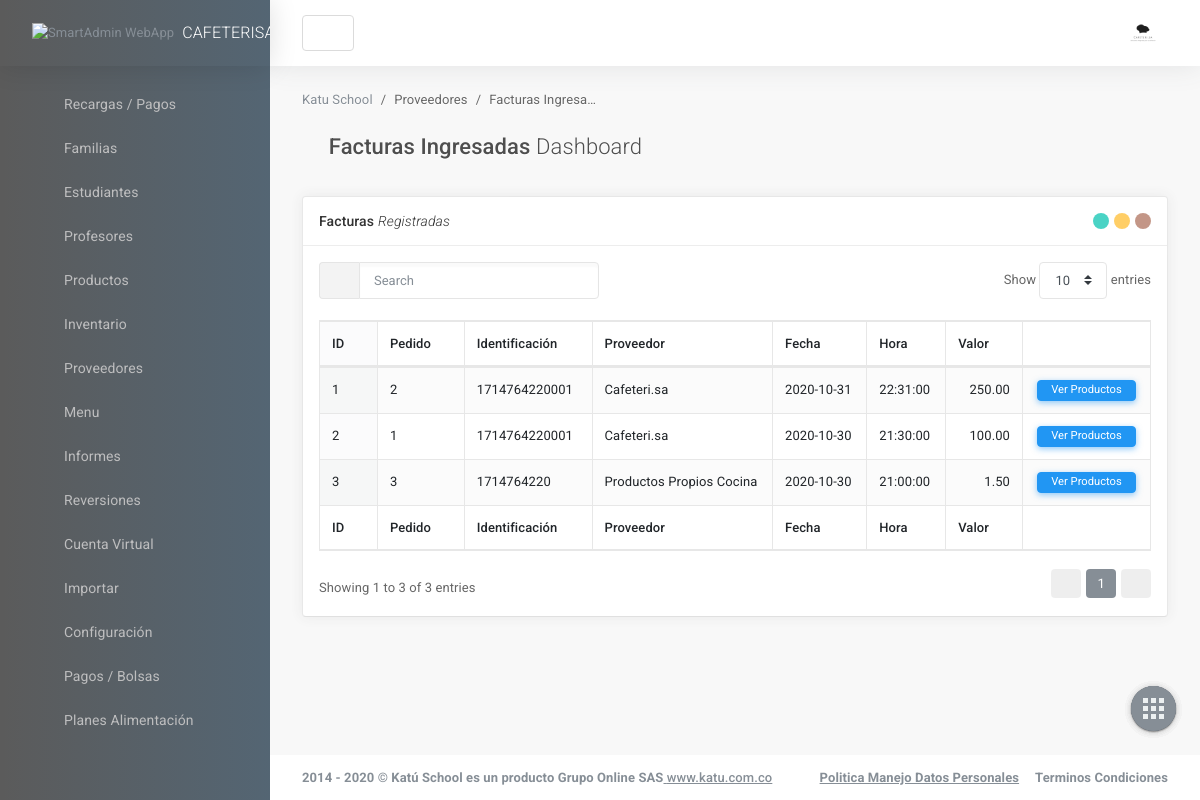
The app's page /facturasProveedorIngresadas.php with its own data.
### tables this page shows
CREATE TABLE compras_proveedor (
	id_compra_proveedor   			int(255) auto_increment not null,
	id_proveedor  		int(255) not null,
	id_producto 		int(255) not null,
	precio_compra  		float(200,2) not null,
	cantidad_compra		int(255) not null,
	fecha_compra		date not null,
	hora_compra			time not null,
	CONSTRAINT pk_compras_proveedor PRIMARY KEY(id_compra_proveedor),
	CONSTRAINT fk_compra_producto FOREIGN KEY(id_producto) REFERENCES productos(id_producto),
	CONSTRAINT fk_compra_proveedor FOREIGN KEY(id_proveedor) REFERENCES proveedores(id_proveedor)
);

CREATE TABLE proveedores (
	id_proveedor		int(255) auto_increment not null,
	codigo_proveedor 	varchar(100) not null,
	nombre_proveedor	varchar(100),
	vendedor_proveedor	varchar(100),
	telefono_proveedor	varchar(100),
	email_proveedor		varchar(255),
	CONSTRAINT pk_proveedores PRIMARY KEY(id_proveedor)
);

### include/helpers.php (called while the page is built, shortened)
<?php
	function conseguir_compras_proveedor($conexion, $codigoProveedor = null){
		$sql = "SELECT id_compra_proveedor AS CODIGO, cp.id_proveedor AS ID_PROVEEDOR, pr.codigo_proveedor AS IDENTIFICACION, pr.nombre_proveedor AS NOMBRE_PROVEEDOR, precio_compra AS COSTO, cantidad_compra AS CANTIDAD, fecha_compra AS FECHA, hora_compra AS HORA, p.titulo_producto AS DESCRIPCION_PRODUCTO FROM compras_proveedor cp INNER JOIN productos p ON cp.id_producto = p.id_producto INNER JOIN proveedores pr ON cp.id_proveedor = pr.id_proveedor ORDER BY fecha_compra DESC";
		$compras_proveedor = mysqli_query($conexion, $sql);
		$result = array();
		if ($compras_proveedor && mysqli_num_rows($compras_proveedor) >=1) {
			$result = $compras_proveedor;
		}
		return $result;
	}
?>

### facturasProveedorIngresadas.php (the view, shortened to what this page needs)
<?php
require_once 'include/cabecera.php';
require_once 'include/helpers.php';
require_once 'include/conexion.php';
?>
                    <main id="js-page-content" role="main" class="page-content">
    <ol class="breadcrumb page-breadcrumb">
        <li class="breadcrumb-item"><a href="javascript:void(0);">Katu School</a></li>
        <li class="breadcrumb-item">Proveedores</li>
        <li class="breadcrumb-item">Facturas Ingresadas</li>
    </ol>
    <div class="subheader">
        <h1 class="subheader-title">
            <i class='subheader-icon fal fa-home'></i> Facturas Ingresadas <span class='fw-300'>Dashboard</span>
        </h1>
  </div>
  <div class="row">
      <div class="col-xl-12">
          <div id="panel-1" class="panel">
              <div class="panel-hdr">
                  <h2>
                      Facturas <span class="fw-300"><i>Registradas</i></span>
                  </h2>
                  <div class="panel-toolbar">
                    <button class="btn btn-panel" data-action="panel-collapse" data-toggle="tooltip" data-offset="0,10" data-original-title="Minimizar"></button>
                    <button class="btn btn-panel" data-action="panel-fullscreen" data-toggle="tooltip" data-offset="0,10" data-original-title="Pantalla Completa"></button>
                    <button class="btn btn-panel" data-action="panel-close" data-toggle="tooltip" data-offset="0,10" data-original-title="Cerrar"></button>                  </div>
              </div>
              <div class="panel-container show">
                  <div class="panel-content">
                      <table id="dt-basic-example" class="table table-bordered table-hover table-striped w-100">
                          <thead>
                              <tr>
                                  <th>ID</th>
                                  <th>Pedido</th>
                                  <th>Identificaci&oacute;n</th>
                                  <th>Proveedor</th>
                                  <th>Fecha</th>
                                  <th>Hora</th>
                                  <th>Valor</th>
                                  <th>&nbsp;</th>
                              </tr>
                          </thead>
                          <tbody>
<?php
$contador = 0;
    $compras_proveedores = conseguir_compras_proveedor($db);
    if(!empty($compras_proveedores) && mysqli_num_rows($compras_proveedores) >= 1):
        while($compra_proveedor = mysqli_fetch_assoc($compras_proveedores)):
            $contador++;
?>
<tr>
                                  <td><?=$contador?></td>
                                  <td><?=$compra_proveedor['CODIGO']?></td>
                                  <td><?=$compra_proveedor['IDENTIFICACION']?></td>
                                  <td><?=$compra_proveedor['NOMBRE_PROVEEDOR']?></td>
                                  <td><?=$compra_proveedor['FECHA']?></td>
                                  <td><?=$compra_proveedor['HORA']?></td>
                                  <td align="right"><?=$compra_proveedor['COSTO']?></td>
                                  <td align="center"><button type="button" class="btn btn-xs btn-info" data-toggle="modal" data-target="#modalProductos<?=$compra_proveedor['CODIGO']?>">Ver Productos</button></td>
                              </tr>
<?php
        endwhile;
    endif;
?>
</tbody>
                          <tfoot>
                              <tr>
                                <th>ID</th>
                                <th>Pedido</th>
                                <th>Identificaci&oacute;n</th>
                                <th>Proveedor</th>
                                <th>Fecha</th>
                                <th>Hora</th>
                                <th>Valor</th>
                                <th>&nbsp;</th>
                              </tr>
                          </tfoot>
                      </table>
                  </div>
              </div>
          </div>
      </div>
  </div>
</main>
                    <footer class="page-footer" role="contentinfo">
    <div class="d-flex align-items-center flex-1 text-muted">
        <span class="hidden-md-down fw-700">2014 - 2020 © Kat&uacute; School es un producto Grupo Online SAS<a href='https://www.katu.com.co' class='text-primary fw-500' title='gotbootstrap.com' target='_blank'> www.katu.com.co</a></span>
    </div>
    <div>
        <ul class="list-table m-0">
            <li><a href="https://www.katu.com.co/docs/politicaManejoDatosPersonales.pdf" target="_blank"class="text-secondary fw-700">Politica Manejo Datos Personales</a></li>
            <li class="pl-3"><a href="https://www.katu.com/docs/terminosCondiciones.pdf" class="text-secondary fw-700">Terminos Condiciones</a></li>
            </ul>
    </div>
</footer>
                </div>
            </div>
        </div>
<nav class="shortcut-menu d-none d-sm-block">
    <label for="menu_open" class="menu-open-button ">
        <span class="app-shortcut-icon d-block"></span>
    </label>
    <a href="#" class="menu-item btn" data-toggle="tooltip" data-placement="left" title="Scroll Incio">
    </a>
    <a href="salir.php" class="menu-item btn" data-toggle="tooltip" data-placement="left" title="Salir">
    </a>
    <a href="#" class="menu-item btn" data-action="app-fullscreen" data-toggle="tooltip" data-placement="left" title="Pantalla Completa">
    </a>
    <a href="#" class="menu-item btn" data-action="app-print" data-toggle="tooltip" data-placement="left" title="Imprimir Pagina">
    </a>
</nav>
    </body>
</html>

### css/datagrid/datatables/datatables.bundle.css (style rules this page uses)
table.dataTable { clear: both; margin-top: 6px !important; margin-bottom: 6px !important; max-width: none !important; border-collapse: separate !important; border-spacing: 0; }
table.dataTable td, table.dataTable th { -webkit-box-sizing: content-box; box-sizing: content-box; }
table.dataTable thead > tr > th.sorting_asc, table.dataTable thead > tr > th.sorting_desc, table.dataTable thead > tr > th.sorting, table.dataTable thead > tr > td.sorting_asc, table.dataTable thead > tr > td.sorting_desc, table.dataTable thead > tr > td.sorting { padding-right: 30px; }
table.dataTable thead .sorting, table.dataTable thead .sorting_asc, table.dataTable thead .sorting_desc, table.dataTable thead .sorting_asc_disabled, table.dataTable thead .sorting_desc_disabled { cursor: pointer; position: relative; }
table.dataTable thead .sorting:before, table.dataTable thead .sorting:after, table.dataTable thead .sorting_asc:before, table.dataTable thead .sorting_asc:after, table.dataTable thead .sorting_desc:before, table.dataTable thead .sorting_desc:after, table.dataTable thead .sorting_asc_disabled:before, table.dataTable thead .sorting_asc_disabled:after, table.dataTable thead .sorting_desc_disabled:before, table.dataTable thead .sorting_desc_disabled:after { position: absolute; bottom: 0.9em; display: block; opacity: 0.3; }
table.dataTable thead .sorting:before, table.dataTable thead .sorting_asc:before, table.dataTable thead .sorting_desc:before, table.dataTable thead .sorting_asc_disabled:before, table.dataTable thead .sorting_desc_disabled:before { right: 1em; content: "\2191"; }
table.dataTable thead .sorting:after, table.dataTable thead .sorting_asc:after, table.dataTable thead .sorting_desc:after, table.dataTable thead .sorting_asc_disabled:after, table.dataTable thead .sorting_desc_disabled:after { right: 0.5em; content: "\2193"; }
table.dataTable thead .sorting_asc:before, table.dataTable thead .sorting_desc:after { opacity: 1; }
table.table-bordered.dataTable th, table.table-bordered.dataTable td { border-left-width: 0; }
table.table-bordered.dataTable th:last-child, table.table-bordered.dataTable th:last-child, table.table-bordered.dataTable td:last-child, table.table-bordered.dataTable td:last-child { border-right-width: 0; }
table.table-bordered.dataTable tbody th, table.table-bordered.dataTable tbody td { border-bottom-width: 0; }
.sorting_asc, .sorting_desc, .even .sorting_1 { background-color: rgba(134, 142, 150, 0.03); }
.odd .sorting_1 { background-color: rgba(134, 142, 150, 0.04); }
table.dataTable { margin-top: 0 !important; margin-bottom: 1rem !important; }
table.dataTable thead .sorting:before, table.dataTable thead .sorting_asc:before, table.dataTable thead .sorting_desc:before, table.dataTable thead .sorting_asc_disabled:before, table.dataTable thead .sorting_desc_disabled:before { right: 1rem !important; content: "\f175"; font-size: 14px; font-family: 'Font Awesome 5 Pro'; }
table.dataTable thead .sorting:after, table.dataTable thead .sorting_asc:after, table.dataTable thead .sorting_desc:after, table.dataTable thead .sorting_asc_disabled:after, table.dataTable thead .sorting_desc_disabled:after { right: 0.5rem !important; content: "\f176"; font-size: 14px; font-family: 'Font Awesome 5 Pro'; }

### records on screen
compras_proveedor: id_compra_proveedor "2", id_proveedor.codigo_proveedor "1714764220001", id_proveedor.nombre_proveedor "Cafeteri.sa", fecha_compra "2020-10-31", hora_compra "22:31:00", precio_compra "250.00"
compras_proveedor: id_compra_proveedor "1", id_proveedor.codigo_proveedor "1714764220001", id_proveedor.nombre_proveedor "Cafeteri.sa", fecha_compra "2020-10-30", hora_compra "21:30:00", precio_compra "100.00"
compras_proveedor: id_compra_proveedor "3", id_proveedor.codigo_proveedor "1714764220", id_proveedor.nombre_proveedor "Productos Propios Cocina", fecha_compra "2020-10-30", hora_compra "21:00:00", precio_compra "1.50"
